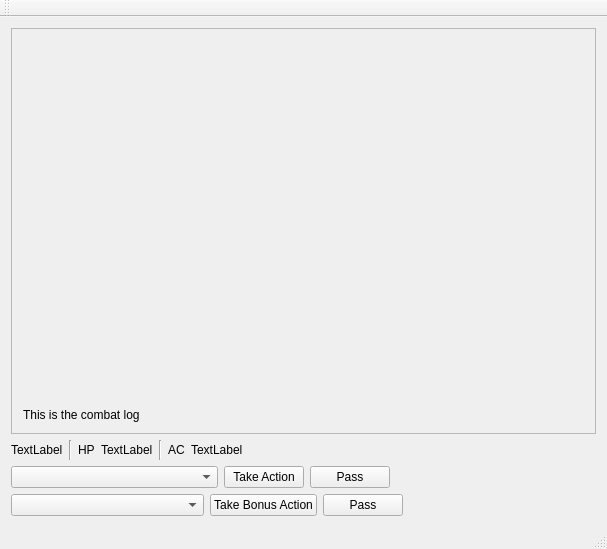
<?xml version="1.0" encoding="UTF-8"?>
<ui version="4.0">
 <class>MainWindow</class>
 <widget class="QMainWindow" name="MainWindow">
  <property name="geometry">
   <rect>
    <x>0</x>
    <y>0</y>
    <width>607</width>
    <height>549</height>
   </rect>
  </property>
  <property name="windowTitle">
   <string>MainWindow</string>
  </property>
  <widget class="QWidget" name="centralWidget">
   <layout class="QGridLayout" name="gridLayout">
    <item row="0" column="0">
     <layout class="QHBoxLayout" name="horizontalLayout_3">
      <item>
       <widget class="QScrollArea" name="scrollArea">
        <property name="widgetResizable">
         <bool>true</bool>
        </property>
        <property name="alignment">
         <set>Qt::AlignBottom|Qt::AlignLeading|Qt::AlignLeft</set>
        </property>
        <widget class="QWidget" name="scrollAreaWidgetContents">
         <property name="geometry">
          <rect>
           <x>0</x>
           <y>0</y>
           <width>585</width>
           <height>384</height>
          </rect>
         </property>
         <layout class="QGridLayout" name="gridLayout_2">
          <item row="0" column="0">
           <widget class="QLabel" name="combatLog">
            <property name="text">
             <string>This is the combat log</string>
            </property>
            <property name="alignment">
             <set>Qt::AlignBottom|Qt::AlignLeading|Qt::AlignLeft</set>
            </property>
           </widget>
          </item>
         </layout>
        </widget>
       </widget>
      </item>
     </layout>
    </item>
    <item row="1" column="0">
     <layout class="QHBoxLayout" name="horizontalLayout_4">
      <item>
       <widget class="QLabel" name="playerCharLabel">
        <property name="text">
         <string>TextLabel</string>
        </property>
       </widget>
      </item>
      <item>
       <widget class="Line" name="line">
        <property name="orientation">
         <enum>Qt::Vertical</enum>
        </property>
       </widget>
      </item>
      <item>
       <widget class="QLabel" name="label">
        <property name="text">
         <string>HP</string>
        </property>
       </widget>
      </item>
      <item>
       <widget class="QLabel" name="hpLabel">
        <property name="text">
         <string>TextLabel</string>
        </property>
       </widget>
      </item>
      <item>
       <widget class="Line" name="line_2">
        <property name="orientation">
         <enum>Qt::Vertical</enum>
        </property>
       </widget>
      </item>
      <item>
       <widget class="QLabel" name="label_2">
        <property name="text">
         <string>AC</string>
        </property>
       </widget>
      </item>
      <item>
       <widget class="QLabel" name="acLabel">
        <property name="text">
         <string>TextLabel</string>
        </property>
       </widget>
      </item>
      <item>
       <spacer name="horizontalSpacer_3">
        <property name="orientation">
         <enum>Qt::Horizontal</enum>
        </property>
        <property name="sizeHint" stdset="0">
         <size>
          <width>40</width>
          <height>20</height>
         </size>
        </property>
       </spacer>
      </item>
     </layout>
    </item>
    <item row="2" column="0">
     <layout class="QHBoxLayout" name="horizontalLayout">
      <item>
       <widget class="QComboBox" name="actionSelect">
        <property name="sizePolicy">
         <sizepolicy hsizetype="Expanding" vsizetype="Fixed">
          <horstretch>0</horstretch>
          <verstretch>0</verstretch>
         </sizepolicy>
        </property>
       </widget>
      </item>
      <item>
       <widget class="QPushButton" name="takeActionBtn">
        <property name="enabled">
         <bool>true</bool>
        </property>
        <property name="text">
         <string>Take Action</string>
        </property>
       </widget>
      </item>
      <item>
       <widget class="QPushButton" name="passActionBtn">
        <property name="text">
         <string>Pass</string>
        </property>
       </widget>
      </item>
      <item>
       <spacer name="horizontalSpacer">
        <property name="orientation">
         <enum>Qt::Horizontal</enum>
        </property>
        <property name="sizeHint" stdset="0">
         <size>
          <width>40</width>
          <height>20</height>
         </size>
        </property>
       </spacer>
      </item>
     </layout>
    </item>
    <item row="3" column="0">
     <layout class="QHBoxLayout" name="horizontalLayout_2">
      <item>
       <widget class="QComboBox" name="bonusActionSelect">
        <property name="sizePolicy">
         <sizepolicy hsizetype="Expanding" vsizetype="Fixed">
          <horstretch>0</horstretch>
          <verstretch>0</verstretch>
         </sizepolicy>
        </property>
       </widget>
      </item>
      <item>
       <widget class="QPushButton" name="takeBonusActionBtn">
        <property name="text">
         <string>Take Bonus Action</string>
        </property>
       </widget>
      </item>
      <item>
       <widget class="QPushButton" name="passBonusActionBtn">
        <property name="text">
         <string>Pass</string>
        </property>
       </widget>
      </item>
      <item>
       <spacer name="horizontalSpacer_2">
        <property name="orientation">
         <enum>Qt::Horizontal</enum>
        </property>
        <property name="sizeHint" stdset="0">
         <size>
          <width>40</width>
          <height>20</height>
         </size>
        </property>
       </spacer>
      </item>
     </layout>
    </item>
   </layout>
  </widget>
  <widget class="QMenuBar" name="menuBar">
   <property name="geometry">
    <rect>
     <x>0</x>
     <y>0</y>
     <width>607</width>
     <height>21</height>
    </rect>
   </property>
  </widget>
  <widget class="QToolBar" name="mainToolBar">
   <attribute name="toolBarArea">
    <enum>TopToolBarArea</enum>
   </attribute>
   <attribute name="toolBarBreak">
    <bool>false</bool>
   </attribute>
  </widget>
  <widget class="QStatusBar" name="statusBar"/>
 </widget>
 <layoutdefault spacing="6" margin="11"/>
 <resources/>
 <connections/>
</ui>
